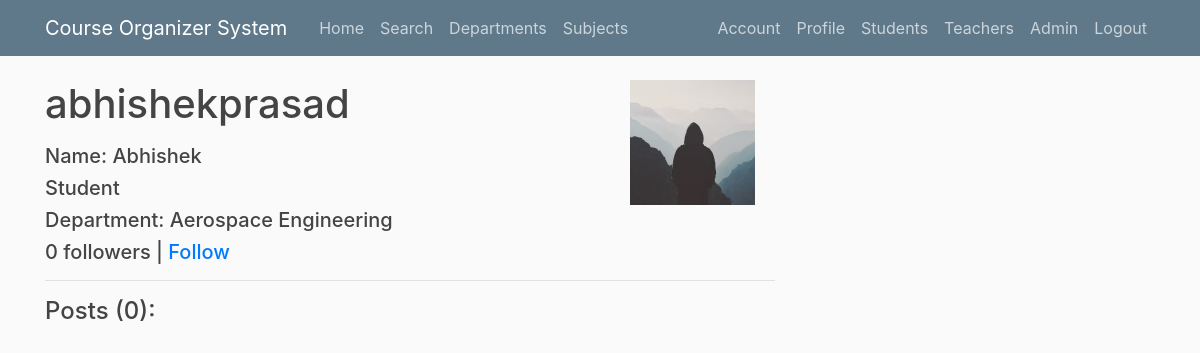
The page /user/abhishekprasad (signed in) on the database its author committed.
### cos/models.py (models this page shows, shortened)
class User(db.Model, UserMixin):
    id = db.Column(db.Integer, primary_key=True)
    username = db.Column(db.String(20), unique=True, nullable=False)
    first_name = db.Column(db.String(20), nullable=False)
    last_name = db.Column(db.String(20), nullable=True)
    email = db.Column(db.String(120), unique=True, nullable=False)
    image_file = db.Column(db.String(20), nullable=False,
                           default='default.jpg')
    password = db.Column(db.String(60), nullable=False)
    posts = db.relationship('Post', backref='author', lazy=True)
    subjects = db.relationship('Subject', backref='student', lazy=True)
    reviews = db.relationship('Review', backref='reviewer', lazy=True)
    department_id = db.Column(
        db.Integer, db.ForeignKey('department.id'), nullable=True)
    rollno = db.Column(db.String(10), nullable=True)
    title = db.Column(db.String(10), nullable=False)
    followed = db.relationship('User',
                               secondary=followers,
                               primaryjoin=(followers.c.follower_id == id),
                               secondaryjoin=(followers.c.followed_id == id),
                               backref=db.backref('followers', lazy='dynamic'),
                               lazy='dynamic')
    def is_following(self, user):
        return self.followed.filter(followers.c.followed_id == user.id).count() > 0

class Department(db.Model):
    id = db.Column(db.Integer, primary_key=True)
    title = db.Column(db.String(100), nullable=False)
    subjects = db.relationship('Subject', backref='author', lazy=True)
    persons = db.relationship('User', backref='division', lazy=True)

### cos/routes.py (the view)
@app.route("/user/<string:username>")
@login_required
def user_posts(username):
    page = request.args.get('page', 1, type=int)
    user = User.query.filter_by(username=username).first_or_404()
    posts = Post.query.filter_by(author=user)\
        .order_by(Post.date_posted.desc())\
        .paginate(page=page, per_page=5)
    department = Department.query.filter_by(
        id=user.department_id).first_or_404()
    department_title = department.title
    return render_template('user_posts.html', posts=posts, user=user, department_title=department_title)

### cos/models.py (called while the page is built)
@login_manager.user_loader
def load_user(user_id):
    return User.query.get(int(user_id))

### cos/templates/user_posts.html (shortened to what this page needs)
{% extends "layout.html" %}
{% block content %}
    <img  style="float:right" class="img-rounded account-img" alt="Cinque Terre" src="{{ url_for('static', filename='profile_pics/' + user.image_file) }}">
    <div class="content-heading">
    <h1 class="mb-3"> {{ user.username }} </h1>
    <h5> Name: {{ user.first_name }}</h5>
    {% if user.title == '1' %}
      <h5> Student </h5>
    {% elif user.title == '2' %}
      <h5> Teacher </h5>
    {% endif %}
    <h5> Department: {{ department_title }}</h5>
<h5>{{ user.followers.count() }} followers |
              {% if user.id == current_user.id %}
                  <a href="{{ url_for('account') }}">Edit your profile</a>
              {% elif not current_user.is_following(user) %}
                  <a href="{{ url_for('follow', username=user.username) }}">Follow</a>
              {% else %}
                  <a href="{{ url_for('unfollow', username=user.username) }}">Unfollow</a>
              {% endif %}
              </h5>
  </div>
<hr>
    <h4 class="mb-3">Posts ({{ posts.total }}):</h1>
{% endblock content %}

### cos/static/main.css (style rules this page uses)
body { background: #fafafa; color: #333333; margin-top: 5rem; }
h1, h2, h3, h4, h5, h6 { color: #444444; }
.account-img { height: 125px; width: 125px; margin-right: 20px; margin-bottom: 16px; }

### rows shown on the page
User: image_file (placeholder picture), username "abhishekprasad", first_name "Abhishek"
Department: title "Aerospace Engineering"

### other values the page prints
{{ user.followers.count() }} "0"
{{ posts.total }} "0"
